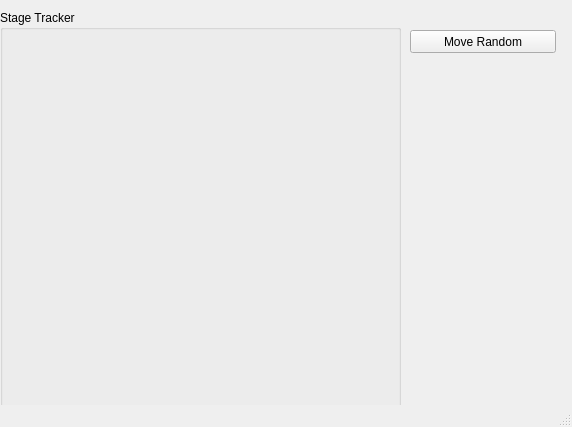
<?xml version="1.0" encoding="UTF-8"?>
<ui version="4.0">
 <class>MainWindow</class>
 <widget class="QMainWindow" name="MainWindow">
  <property name="geometry">
   <rect>
    <x>0</x>
    <y>0</y>
    <width>572</width>
    <height>427</height>
   </rect>
  </property>
  <property name="windowTitle">
   <string>Stage Mover</string>
  </property>
  <property name="windowIcon">
   <iconset>
    <normalon>echidna.png</normalon>
   </iconset>
  </property>
  <property name="iconSize">
   <size>
    <width>32</width>
    <height>32</height>
   </size>
  </property>
  <widget class="QWidget" name="centralwidget">
   <widget class="QGroupBox" name="tracker_groupBox">
    <property name="geometry">
     <rect>
      <x>0</x>
      <y>10</y>
      <width>401</width>
      <height>401</height>
     </rect>
    </property>
    <property name="title">
     <string>Stage Tracker</string>
    </property>
    <widget class="QWidget" name="verticalLayoutWidget">
     <property name="geometry">
      <rect>
       <x>9</x>
       <y>19</y>
       <width>381</width>
       <height>371</height>
      </rect>
     </property>
     <layout class="QVBoxLayout" name="tracker_holder"/>
    </widget>
   </widget>
   <widget class="QPushButton" name="move_Button">
    <property name="geometry">
     <rect>
      <x>410</x>
      <y>30</y>
      <width>146</width>
      <height>23</height>
     </rect>
    </property>
    <property name="text">
     <string>Move Random</string>
    </property>
   </widget>
  </widget>
  <widget class="QStatusBar" name="statusbar"/>
 </widget>
 <resources/>
 <connections/>
</ui>
